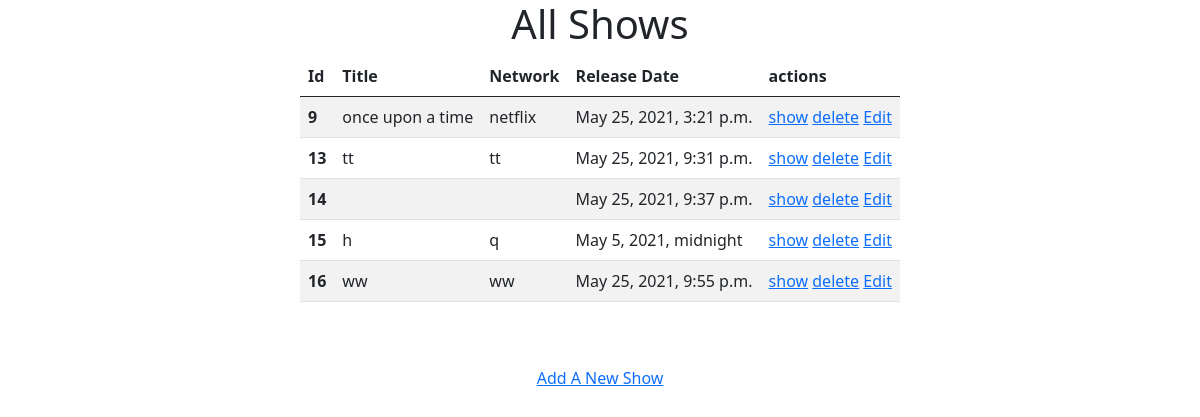
/shows, run on the app's committed database.
### semi_tv_app/models.py (models this page shows)
class Shows(models.Model):
    title = models.CharField(max_length=45)
    network = models.CharField(max_length=45)
    descriptiont = models.TextField()
    release_date = models.DateTimeField(auto_now_add=True)
    created_at = models.DateTimeField(auto_now_add=True)
    updated_at = models.DateTimeField(auto_now=True)
    objects = ShowsManager()

### semi_tv_app/views.py (the view)
# urls.py: path('shows', views.shows),
def shows(request):
    context ={
        'shows': Shows.objects.all()
    }
    return render(request,'tv.html',context)

### semi_tv_app/templates/tv.html (shortened to what this page needs)
<!DOCTYPE html>
<html lang="en">
<head>
    <link href="https://cdn.jsdelivr.net/npm/bootstrap@5.0.1/dist/css/bootstrap.min.css" rel="stylesheet">
</head>
<center>
<body>
    <h1>All Shows</h1>
    <table class="table table-striped" style="width: 50%;">
        <thead>
          <tr>
            <th scope="col">Id</th>
            <th scope="col">Title</th>
            <th scope="col">Network</th>
            <th scope="col">Release Date</th>
            <th scope="col">actions</th>
          </tr>
        </thead>
        <tbody>
            {% for show in shows %}
          <tr>
            <th scope="row">{{show.id}}</th>
            <td>{{show.title}}</td>
            <td>{{show.network}}</td>
            <td>{{show.release_date}}</td>
            <td> <a href="show/{{show.id}}">show</a> <a href="delete/{{show.id}}">delete</a> <a href="edit/{{show.id}}">Edit</a></td>
          </tr>
        {% endfor %}
        </tbody>
      </table>
      <br>
      <br>
      <a href="/shows/new">Add A New Show</a>
</body>
</center>
</html>

### data on the page
Shows: id "9", title "once upon a time", network "netflix", release_date "May 25, 2021, 3:21 p.m."
Shows: id "13", title "tt", network "tt", release_date "May 25, 2021, 9:31 p.m."
Shows: id "14", release_date "May 25, 2021, 9:37 p.m."
Shows: id "15", title "h", network "q", release_date "May 5, 2021, midnight"
Shows: id "16", title "ww", network "ww", release_date "May 25, 2021, 9:55 p.m."
